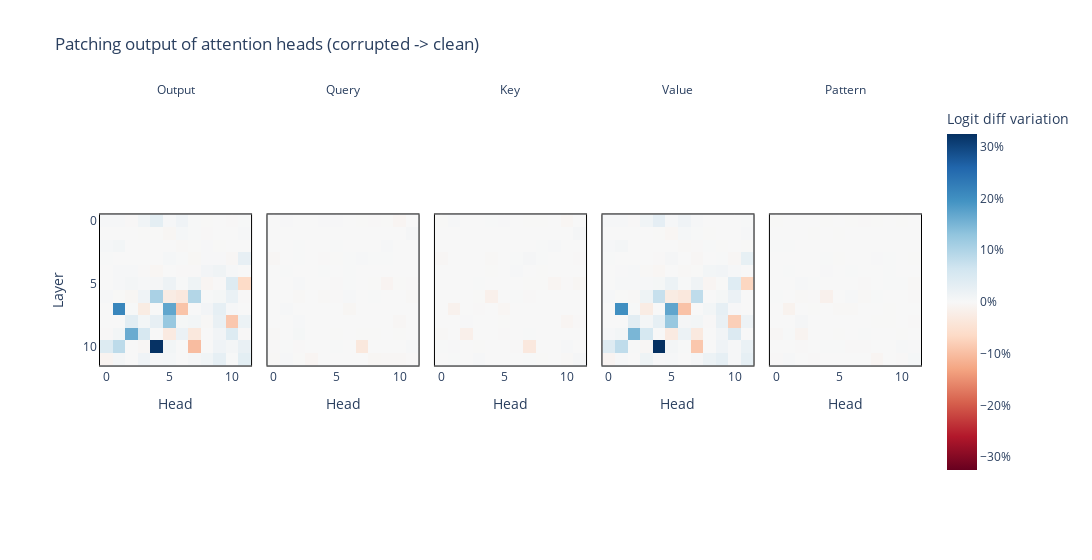

The notebook cell saved with this chart:
### Code cell
assert results.keys() == {"z", "q", "k", "v", "pattern"}
assert all([r.shape == (12, 12) for r in results.values()])

imshow_p(
    torch.stack(tuple(results.values())) * 100,
    facet_col=0,
    facet_labels=["Output", "Query", "Key", "Value", "Pattern"],
    title="Patching output of attention heads (corrupted -> clean)",
    labels={"x": "Head", "y": "Layer", "color": "Logit diff variation"},
    coloraxis=dict(colorbar_ticksuffix = "%"),
    border=True,
    width=1500,
    margin={"r": 100, "l": 100}
)

### Figure 1 — Plotly figure (JSON) as saved in the notebook; plotly's stock layout.template omitted (floating-point values rounded to 4 significant figures; data arrays with more than 128 entries replaced by an {"elided": "..."} marker saying what was removed)
{"data": [{"coloraxis": "coloraxis", "hovertemplate": "Head: %{x}<br>Layer: %{y}<br>Logit diff variation: %{z}<extra></extra>", "name": "0", "type": "heatmap", "xaxis": "x", "yaxis": "y", "z": {"elided": "12x12 float values"}}, {"coloraxis": "coloraxis", "hovertemplate": "Head: %{x}<br>Layer: %{y}<br>Logit diff variation: %{z}<extra></extra>", "name": "1", "type": "heatmap", "xaxis": "x2", "yaxis": "y2", "z": {"elided": "12x12 float values"}}, {"coloraxis": "coloraxis", "hovertemplate": "Head: %{x}<br>Layer: %{y}<br>Logit diff variation: %{z}<extra></extra>", "name": "2", "type": "heatmap", "xaxis": "x3", "yaxis": "y3", "z": {"elided": "12x12 float values"}}, {"coloraxis": "coloraxis", "hovertemplate": "Head: %{x}<br>Layer: %{y}<br>Logit diff variation: %{z}<extra></extra>", "name": "3", "type": "heatmap", "xaxis": "x4", "yaxis": "y4", "z": {"elided": "12x12 float values"}}, {"coloraxis": "coloraxis", "hovertemplate": "Head: %{x}<br>Layer: %{y}<br>Logit diff variation: %{z}<extra></extra>", "name": "4", "type": "heatmap", "xaxis": "x5", "yaxis": "y5", "z": {"elided": "12x12 float values"}}], "layout": {"annotations": [{"font": {}, "showarrow": false, "text": "Output", "x": 0.092, "xanchor": "center", "xref": "paper", "y": 1, "yanchor": "bottom", "yref": "paper"}, {"font": {}, "showarrow": false, "text": "Query", "x": 0.296, "xanchor": "center", "xref": "paper", "y": 1, "yanchor": "bottom", "yref": "paper"}, {"font": {}, "showarrow": false, "text": "Key", "x": 0.5, "xanchor": "center", "xref": "paper", "y": 1, "yanchor": "bottom", "yref": "paper"}, {"font": {}, "showarrow": false, "text": "Value", "x": 0.704, "xanchor": "center", "xref": "paper", "y": 1, "yanchor": "bottom", "yref": "paper"}, {"font": {}, "showarrow": false, "text": "Pattern", "x": 0.908, "xanchor": "center", "xref": "paper", "y": 1, "yanchor": "bottom", "yref": "paper"}], "coloraxis": {"cmid": 0, "colorbar": {"ticksuffix": "%", "title": {"text": "Logit diff variation"}}, "colorscale": [[0, "rgb(103,0,31)"], [0.1, "rgb(178,24,43)"], [0.2, "rgb(214,96,77)"], [0.3, "rgb(244,165,130)"], [0.4, "rgb(253,219,199)"], [0.5, "rgb(247,247,247)"], [0.6, "rgb(209,229,240)"], [0.7, "rgb(146,197,222)"], [0.8, "rgb(67,147,195)"], [0.9, "rgb(33,102,172)"], [1, "rgb(5,48,97)"]]}, "margin": {"l": 100, "r": 100}, "title": {"text": "Patching output of attention heads (corrupted -> clean)"}, "width": 1500, "xaxis": {"anchor": "y", "constrain": "domain", "domain": [0, 0.184], "linecolor": "black", "linewidth": 1, "mirror": true, "scaleanchor": "y", "showline": true, "title": {"text": "Head"}}, "xaxis2": {"anchor": "y2", "domain": [0.204, 0.388], "linecolor": "black", "linewidth": 1, "matches": "x", "mirror": true, "showline": true, "title": {"text": "Head"}}, "xaxis3": {"anchor": "y3", "domain": [0.408, 0.592], "linecolor": "black", "linewidth": 1, "matches": "x", "mirror": true, "showline": true, "title": {"text": "Head"}}, "xaxis4": {"anchor": "y4", "domain": [0.612, 0.796], "linecolor": "black", "linewidth": 1, "matches": "x", "mirror": true, "showline": true, "title": {"text": "Head"}}, "xaxis5": {"anchor": "y5", "domain": [0.816, 1], "linecolor": "black", "linewidth": 1, "matches": "x", "mirror": true, "showline": true, "title": {"text": "Head"}}, "yaxis": {"anchor": "x", "autorange": "reversed", "constrain": "domain", "domain": [0, 1], "linecolor": "black", "linewidth": 1, "mirror": true, "showline": true, "title": {"text": "Layer"}}, "yaxis2": {"anchor": "x2", "domain": [0, 1], "linecolor": "black", "linewidth": 1, "matches": "y", "mirror": true, "showline": true, "showticklabels": false}, "yaxis3": {"anchor": "x3", "domain": [0, 1], "linecolor": "black", "linewidth": 1, "matches": "y", "mirror": true, "showline": true, "showticklabels": false}, "yaxis4": {"anchor": "x4", "domain": [0, 1], "linecolor": "black", "linewidth": 1, "matches": "y", "mirror": true, "showline": true, "showticklabels": false}, "yaxis5": {"anchor": "x5", "domain": [0, 1], "linecolor": "black", "linewidth": 1, "matches": "y", "mirror": true, "showline": true, "showticklabels": false}}}
